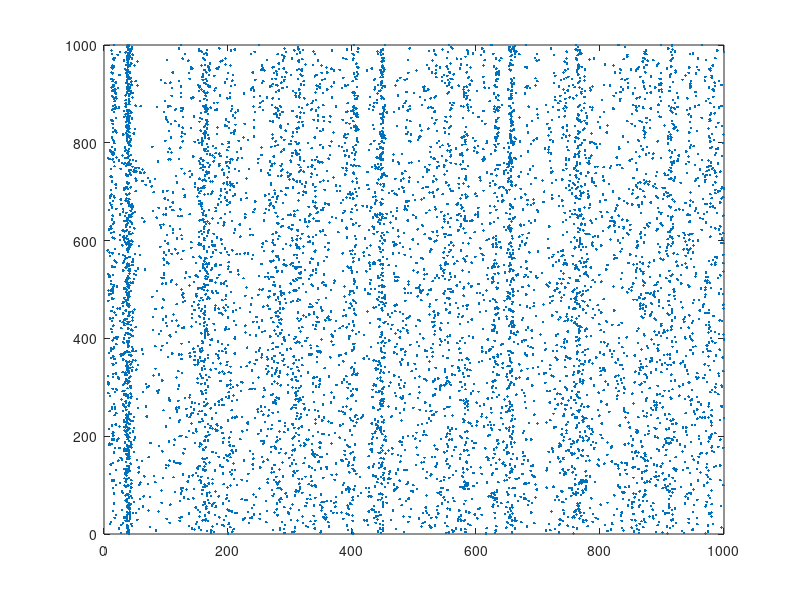

Write MATLAB code to recreate this figure.
%Modelo de Izhikevich
%Paper Simple Model of Spiking Neurons 2003
Ne = 800;
Ni = 200; 
re = rand(Ne,1);
ri = rand(Ni,1);
a = [0.02*ones(Ne,1); 0.02+0.08*ri];
b = [0.2*ones(Ne,1); 0.25-0.05*ri];
c = [-65+15*re.^2; -65*ones(Ni,1)];
d = [8-6*re.^2; 2*ones(Ni,1)];
S = [0.5*rand(Ne+Ni,Ne), -rand(Ne+Ni,Ni)];

v = -65*ones(Ne+Ni,1); % Valor inicial de v
u = b.*v; % Valor inicial de u
firings = []; % Instantes de disparo neuronal

for t = 1:1000 % Simulación de 1000ms      
    I = [5*randn(Ne,1);2*randn(Ni,1)]; % Entrada talámica
    fired = find(v>=30); % Indices de spikes 
    firings = [firings; t+0*fired, fired];
    v(fired) = c(fired);
    u(fired) = u(fired)+d(fired);
    I = I+sum(S(:,fired),2);
    v = v+0.5*(0.04*v.^2+5*v+140-u+I);
    v = v+0.5*(0.04*v.^2+5*v+140-u+I);
    u = u+a.*(b.*v-u);
end;
plot(firings(:,1),firings(:,2),'.');
